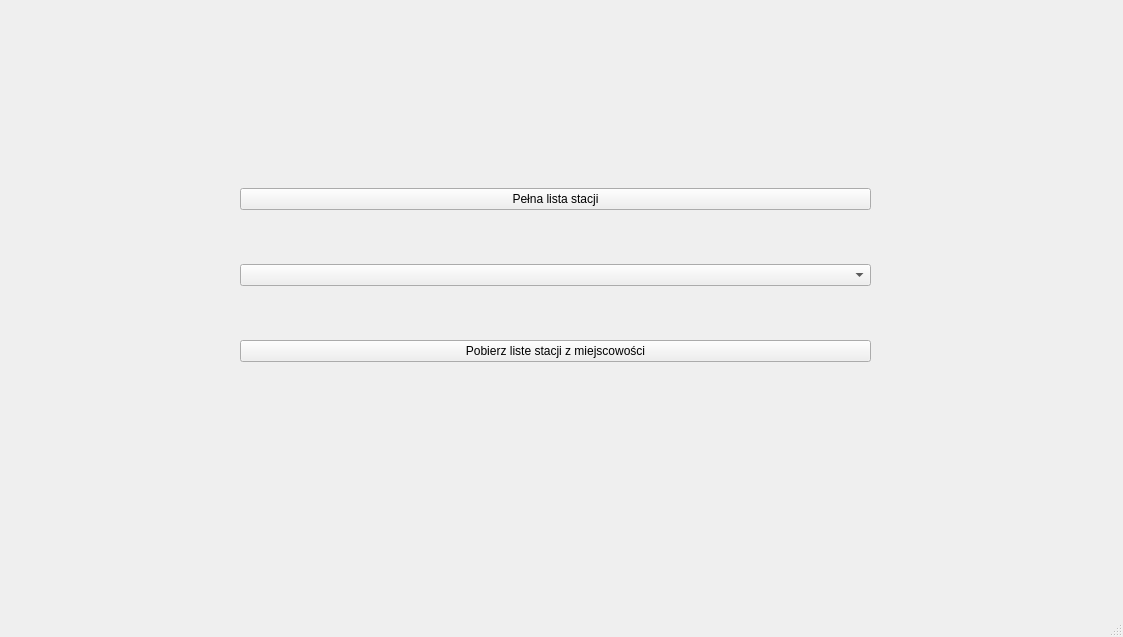
<?xml version="1.0" encoding="UTF-8"?>
<ui version="4.0">
 <class>MainWindow</class>
 <widget class="QMainWindow" name="MainWindow">
  <property name="geometry">
   <rect>
    <x>0</x>
    <y>0</y>
    <width>1123</width>
    <height>637</height>
   </rect>
  </property>
  <property name="windowTitle">
   <string>MainWindow</string>
  </property>
  <widget class="QWidget" name="centralwidget">
   <widget class="QWidget" name="layoutWidget">
    <property name="geometry">
     <rect>
      <x>240</x>
      <y>140</y>
      <width>631</width>
      <height>271</height>
     </rect>
    </property>
    <layout class="QVBoxLayout" name="verticalLayout">
     <item>
      <widget class="QPushButton" name="przyciskpelnalista">
       <property name="text">
        <string>Pełna lista stacji</string>
       </property>
      </widget>
     </item>
     <item>
      <widget class="QComboBox" name="listastacji">
       <property name="layoutDirection">
        <enum>Qt::LayoutDirection::LeftToRight</enum>
       </property>
      </widget>
     </item>
     <item>
      <widget class="QPushButton" name="przycisklistastacji">
       <property name="text">
        <string>Pobierz liste stacji z miejscowości</string>
       </property>
      </widget>
     </item>
    </layout>
   </widget>
  </widget>
  <widget class="QMenuBar" name="menubar">
   <property name="geometry">
    <rect>
     <x>0</x>
     <y>0</y>
     <width>1123</width>
     <height>22</height>
    </rect>
   </property>
  </widget>
  <widget class="QStatusBar" name="statusbar"/>
 </widget>
 <resources/>
 <connections/>
</ui>
